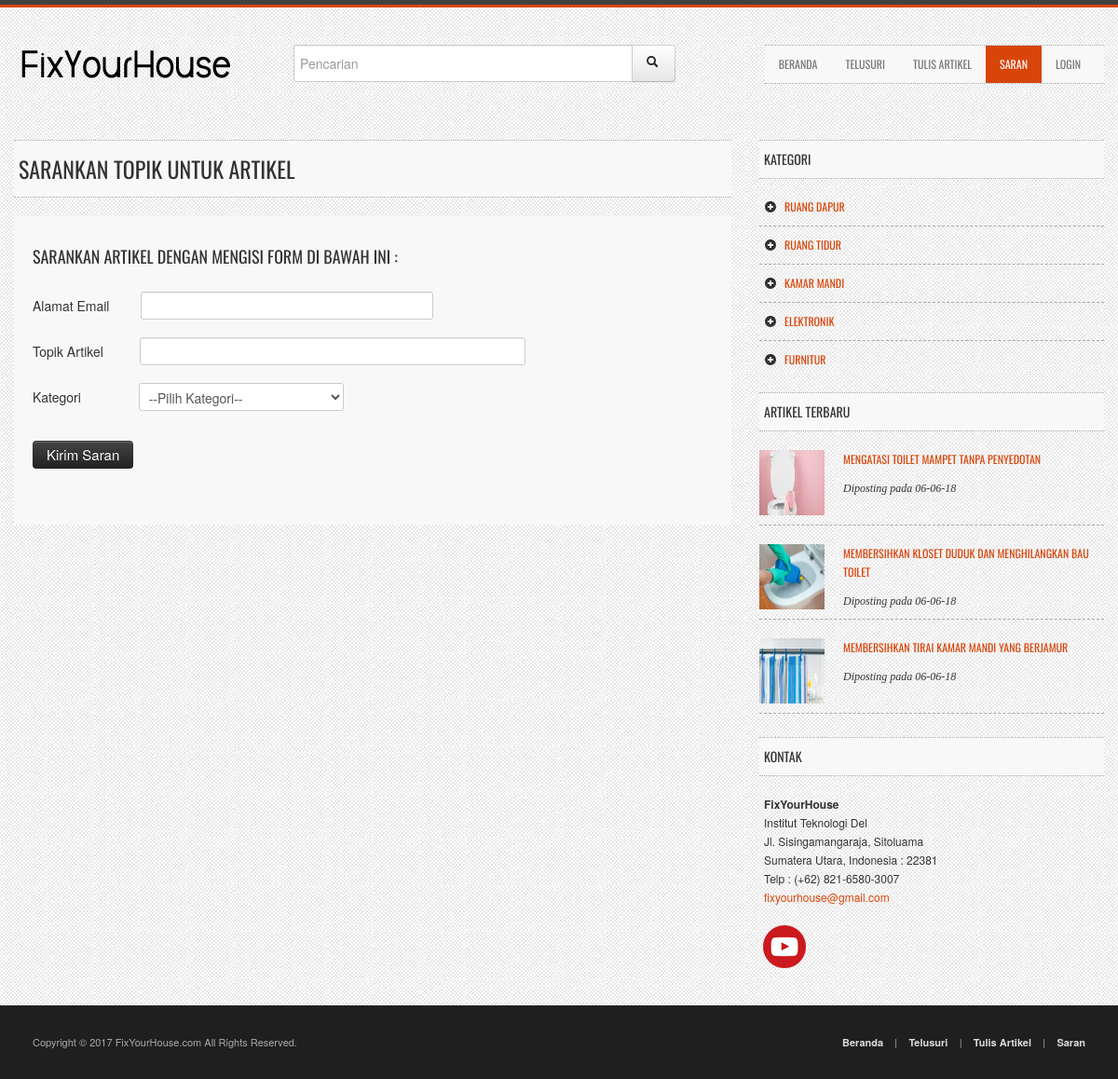
The page /suggestion.php on the database its author committed.
### tables this page shows
CREATE TABLE `categories` (
  `cat_id` int(15) NOT NULL,
  `cat_title` varchar(255) NOT NULL,
  `cat_image` text NOT NULL
);

CREATE TABLE `posts` (
  `post_id` int(15) NOT NULL,
  `post_category_id` int(15) NOT NULL,
  `post_title` varchar(255) NOT NULL,
  `post_author` varchar(255) NOT NULL,
  `post_date` date NOT NULL,
  `post_image` text NOT NULL,
  `post_content` text NOT NULL,
  `post_tags` varchar(255) NOT NULL,
  `post_comment_count` varchar(255) NOT NULL DEFAULT '0'
);

### suggestion.php (the view, shortened to what this page needs)
<?php
  include "includes/db.php";
 ?>
<?php
    include "includes/header.php";
?>
<?php
    include "includes/navigation.php";
?>
    <div class="row">
        <div class="span8 blog">
            <article>
              <form action="" method="post" role="form">
                <h3 class="title-bg">Sarankan Topik Untuk Artikel</h3>
                <div class="post-content">
                    <div class="post-body">
                       <h4><p>Sarankan artikel dengan mengisi form di bawah ini : </p></h4>
                             <div class="form-group">
    <label for="saran_email">Alamat Email  <input style="margin-left: 30px;
margin-top: 5px;width: 300px;" type="email" class="form-control" name="saran_email" required="required"></label>
  </div>
   <div class="form-group">
    <label for="saran_content">Topik Artikel  <input style="margin-left: 35px;
margin-top: 5px; width: 400px;" type="text" class="form-control" name="saran_content" required="required"></label>
  </div>
  <div class="form-group">
    <label for="categories">Kategori   <select style="margin-left: 58px;
margin-top: 5px;" name="saran_category" required="required" id="">
      <?php
        echo "<option>--Pilih Kategori--</option>";
      ?>
    </select></label>
                    </div>
                    <br>
                    <div class="row">
                            <div class="span2">
                                <input type="submit" class="btn btn-inverse" value="Kirim Saran" name="create_saran">
                            </div>
                        </div>
                </div>
                 </form>
            </article>
        </div>
        <?php
    include "includes/sidebar.php";
?>
    </div>
	<?php
    include "includes/footer.php";
?>

### includes/sidebar.php
<div class="span4 sidebar">
            <h5 class="title-bg" style="margin-top: 0px;">Kategori</h5>
            <ul class="post-category-list">
              <?php
                      $query = "SELECT * FROM categories";
                      $select_categories_sidebar = mysqli_query($connection,$query);
                      while ($row = mysqli_fetch_assoc($select_categories_sidebar)) {
                                  $cat_title = $row['cat_title'];
                                  $cat_id = $row['cat_id'];
                                  echo "<li><a href='category.php?category=$cat_id'><i class='icon-plus-sign'></i>{$cat_title}</a></li>
                                  ";
                                }
                   ?>
            </ul>
            <h5 class="title-bg">Artikel Terbaru</h5>
            <ul class="popular-posts">
              <?php
                      $query = "SELECT * FROM posts ORDER BY post_id DESC LIMIT 3";
                      $select_recent = mysqli_query($connection,$query);
                      while ($row = mysqli_fetch_assoc($select_recent)) {
                                  $post_title = $row['post_title'];
                                  $post_id = $row['post_id'];
                                  $post_date = date('d-m-y');
                                  $post_image = $row['post_image'];
                                  echo "<li>
                                  <a href='post.php?p_id=$post_id'>
                                    <img src='img/cover/$post_image' style='width:70px;height:70px;'>
                                  </a>
                                  <h6>
                                    <a href='post.php?p_id=$post_id'>{$post_title}</a>
                                  </h6>
                                  <em>
                                    Diposting pada {$post_date}
                                  </em>
                                  ";
                                }
                   ?>
            </ul>
            <h5 class="title-bg">Kontak</h5>
            <address style="margin-left: 5px;">
            <strong>FixYourHouse</strong><br>
            Institut Teknologi Del<br>
            Jl. Sisingamangaraja, Sitoluama<br>
            Sumatera Utara, Indonesia : 22381<br>
            Telp : (+62) 821-6580-3007<br>
            <a href="mailto:#">fixyourhouse@gmail.com</a>
            </address>
            <ul class="social-icons">
                        <li style="margin-left: -21px;"><a href="https://www.youtube.com/channel/UCC-cdMmIkJnJiebAhf9SZdQ"><img src="img/Untitled-yt.png"></a></li>
                    </ul>
        </div>
    </div>

### css/custom-styles.css (style rules this page uses)
html, body { font-size:12px; line-height:18px; height: 100%; }
body { background: #f9f9f9 url(../img/page-bg-1.jpg); }
h1, h2, h3, h4 , h5, h6 { font-family: "Oswald", sans-serif; font-weight: normal; text-transform:uppercase; }
h1.title-bg, h2.title-bg, h3.title-bg, h4.title-bg , h5.title-bg, h6.title-bg { background:#f8f8f8; padding:10px 5px; margin: 0px 0px 20px 0px; border-bottom: 1px dotted #a9a9a9; border-top: 1px dotted #a9a9a9; }
a, a:hover { color:#d8450b; }
i { margin-right: 3px; }
p { margin-bottom: 20px; }
.blog article, .blog section { margin-bottom: 40px; }
.blog article h3 { margin-top: 0px; }
.blog h4 { line-height: 26px; }
.post-content { background: #f8f8f8; overflow: auto; }
.post-body { padding: 20px; }
.sidebar h5 { margin-top: 25px; }
.sidebar ul.post-category-list, .sidebar .tab-content .tab-pane ul { margin:0px; }
.sidebar ul.post-category-list li, .sidebar .tab-content .tab-pane ul li { list-style: none; border-bottom: 1px dashed #a9a9a9; padding:10px 5px; }
.sidebar ul.post-category-list li a { font-family: "Oswald", sans-serif; font-weight: normal; text-transform:uppercase; }
.sidebar ul.post-category-list li:first-child, .sidebar .tab-content .tab-pane ul li:first-child { padding-top: 0px; }
.sidebar ul.post-category-list li:last-child { padding-bottom: 0px; border-bottom:none; }
.sidebar ul.post-category-list li i { padding-right: 5px; background-position: 0 -95px; }
.popular-posts { margin: 0px; }
.popular-posts li { list-style: none; margin-bottom: 20px; clear: both; display: block; min-height: 80px; border-bottom: 1px dashed #a9a9a9; }
.popular-posts li a { font-family: "Oswald", sans-serif; font-weight: normal; text-transform:uppercase; }
.popular-posts li img { float: left; margin-right: 20px; }
.popular-posts li em { font-family:Georgia, "Times New Roman", Times, serif; }
.social-icons li { list-style: none; float: left; margin-right: 6px; }
.row { margin-bottom:40px; }

### rows shown on the page
categories: cat_title "RUANG DAPUR"
categories: cat_title "RUANG TIDUR"
categories: cat_title "KAMAR MANDI"
categories: cat_title "ELEKTRONIK"
categories: cat_title "FURNITUR"
posts: post_image (picture), post_title "MENGATASI TOILET MAMPET TANPA PENYEDOTAN"
posts: post_image (picture), post_title "MEMBERSIHKAN KLOSET DUDUK DAN MENGHILANGKAN BAU TOILET"
posts: post_image (picture), post_title "MEMBERSIHKAN TIRAI KAMAR MANDI YANG BERJAMUR"
